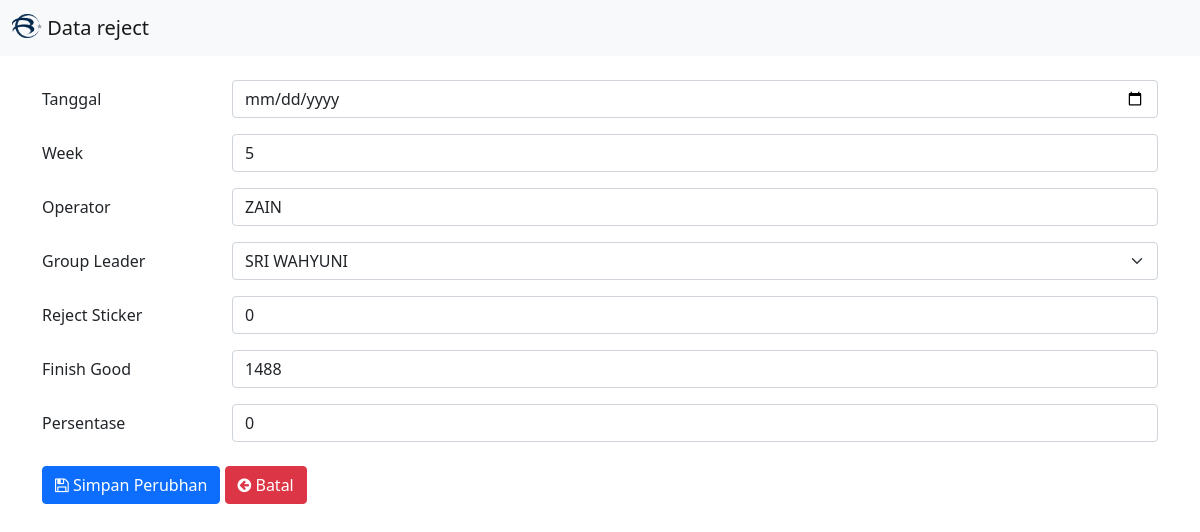
The page /kelola.php?ubah=6 on the database its author committed.
### tables this page shows
CREATE TABLE `tb_bop3` (
  `id_stiker` int(11) NOT NULL AUTO_INCREMENT,
  `tanggal` date NOT NULL,
  `week` int(10) NOT NULL,
  `operator` varchar(50) NOT NULL,
  `leader` varchar(20) NOT NULL,
  `reject` int(20) NOT NULL,
  `finish` int(20) NOT NULL,
  `presentase` varchar(20) NOT NULL,
  PRIMARY KEY (`id_stiker`)
);

### kelola.php (the view, shortened to what this page needs)
<!DOCTYPE html>
<?php
    include 'koneksi.php';
    $week = '';
    $operator = '';
    $leader = '';
    $reject = '';
    $finish = '';
    $presentase = '';
    if(isset($_GET['ubah'])){
        $id_stiker = $_GET['ubah'];
        $query = "SELECT * FROM tb_bop3 WHERE id_stiker = '$id_stiker';";
        $sql = mysqli_query($conn, $query);
        $result = mysqli_fetch_assoc($sql);
        $week = $result['week'];
        $operator = $result['operator'];
        $leader = $result['leader'];
        $reject = $result['reject'];
        $finish = $result['finish'];
        $presentase = $result['presentase'];
    }
?>
<html lang="en">
<head>
    <link href="css/bootstrap.min.css" rel="stylesheet">
    <link rel="stylesheet" href="fontawesome/css/font-awesome.min.css">
</head>
<body>
    <nav class="navbar navbar-light bg-light mb-4">
        <div class="container-fluid">
          <a class="navbar-brand" href="#">
            <img src="img/ver2-logo(png).png" alt="" width="30" height="24" class="d-inline-block align-text-top">
            Data reject
          </a>
        </div>
      </nav>
    <div class="container">
       <form method="POST" action="proses.php">
        <div class="mb-3 row">
                <label for="nisn" class="col-sm-2 col-form-label">
                    Tanggal
                </label>
                <div class="col-sm-10">
                <input required type="date" name="tanggal" class="form-control" id="tanggal" value="<?php echo date("d-m-Y"); ?>">
                </div>
            </div>
            <div class="mb-3 row">
                <label for="week" class="col-sm-2 col-form-label">
                    Week
                </label>
                <div class="col-sm-10">
                <input required type="text" name="week" class="form-control" id="operator" placeholder="01" value="<?php echo $week;?>">
                </div>
            </div>
            <div class="mb-3 row">
                <label for="operator" class="col-sm-2 col-form-label">
                    Operator
                </label>
                <div class="col-sm-10">
                <input required type="text" name="operator" class="form-control" id="operator" placeholder="Riyan Ardiansyah" value="<?php echo $operator;?>">
                </div>
            </div>
            <div class="mb-3 row">
                <label for="leader" class="col-sm-2 col-form-label">
                    Group Leader
                </label>
                <div class="col-sm-10">
                    <select required id="leader" name="leader" class="form-select">
                        <option <?php if($leader =='SRI WAHYUNI'){echo "selected";}?> value="SRI WAHYUNI">SRI WAHYUNI</option>
                    </select>
                </div>
            </div>
            <div class="mb-3 row">
                <label for="reject" class="col-sm-2 col-form-label">
                    Reject Sticker
                </label>
                <div class="col-sm-10">
                <input required type="text" name="reject" class="form-control" id="reject" placeholder="0" value="<?php echo $reject;?>">
                </div>
            </div>
            <div class="mb-3 row">
                <label for="finish" class="col-sm-2 col-form-label">
                    Finish Good
                </label>
                <div class="col-sm-10">
                <input required type="text" name="finish" class="form-control" id="finish" placeholder="0" value="<?php echo $finish;?>">
                </div>
            </div>
            <div class="mb-3 row">
                <label for="presentase" class="col-sm-2 col-form-label">
                    Persentase
                </label>
                <div class="col-sm-10">
                <input required type="text"  pattern="[0-9]+([\.,][0-9]+)?" name="presentase" class="form-control" id="presentase" placeholder="0" value="<?php echo $presentase;?>">
                </div>
            </div>
            <div class="mb-3 row mt-4">
                <div class="col">
                    <?php
                        if(isset($_GET['ubah'])){
                    ?>
                        <button type="submit" name="aksi" value="edit" class="btn btn-primary">
                            <i class="fa fa-floppy-o" aria-hidden="true"></i>
                            Simpan Perubhan
                        </button>
                    <?php
                        }
                    ?>
                    <a href="index.php" type="button" class="btn btn-danger">
                        <i class="fa fa-arrow-circle-left" aria-hidden="true"></i>
                        Batal
                    </a>
                </div>
            </div>
       </form>
    </div>
</body>
</html>

### rows shown on the page
tb_bop3: week "5", operator "ZAIN", leader "SRI WAHYUNI", reject "0", finish "1488", presentase "0"
